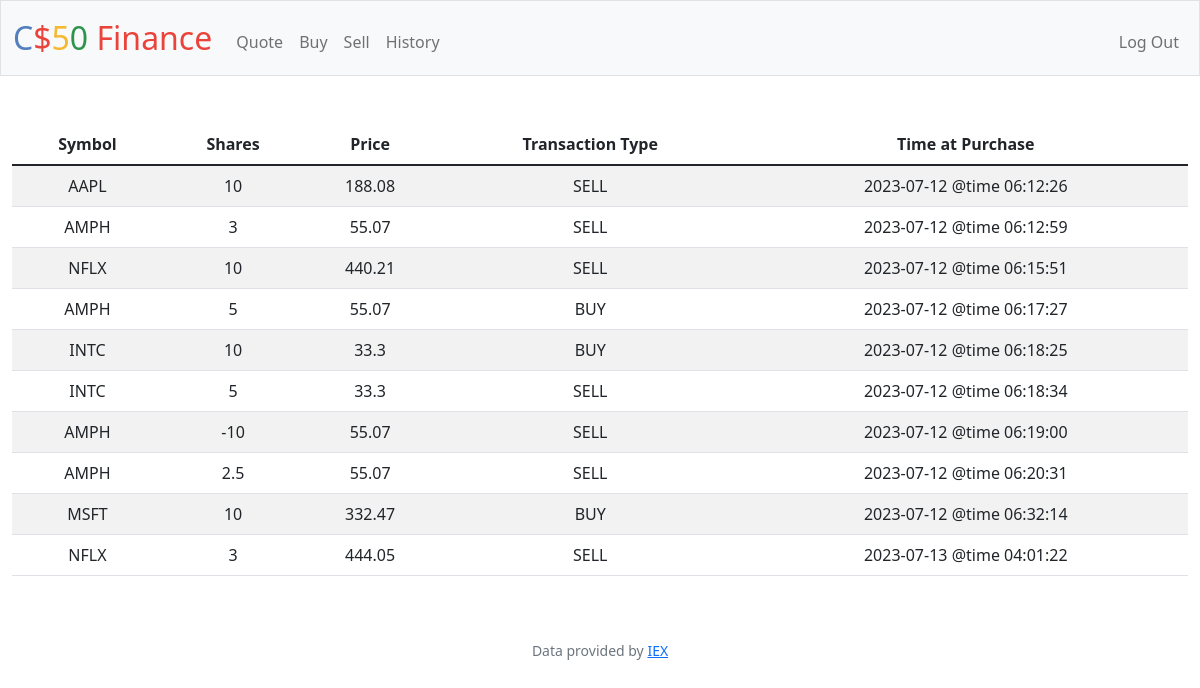
Screenshot of /history (signed in) with the database file from the repository.
### tables this page shows
CREATE TABLE history (id INTEGER, user_id NUMERIC NOT NULL, transaction_type TEXT NOT NULL, timestamp TEXT, symbol TEXT NOT NULL, shares NUMERIC NOT NULL, price NUMERIC NOT NULL, PRIMARY KEY(id), FOREIGN KEY(user_id) REFERENCES users(id));

### app.py (the view)
@app.route("/history")
@login_required
def history():
    user_id = session["user_id"]
    query = db.execute("SELECT * FROM history WHERE user_id = ?", user_id)
    return render_template("history.html", query=query)

### app.py (called while the page is built)
@app.after_request
def after_request(response):
    response.headers["Cache-Control"] = "no-cache, no-store, must-revalidate"
    response.headers["Expires"] = 0
    response.headers["Pragma"] = "no-cache"
    return response

### helpers.py (called while the page is built)
def login_required(f):
    @wraps(f)
    def decorated_function(*args, **kwargs):
        if session.get("user_id") is None:
            return redirect("/login")
        return f(*args, **kwargs)
    return decorated_function

### templates/history.html (shortened to what this page needs)
{% extends "layout.html" %}
{% block main %}
    <table class="table table-striped">
        <thead>
            <tr>
                <th scope="col">Symbol</th>
                <th scope="col">Shares</th>
                <th scope="col">Price</th>
                <th scope="col">Transaction Type</th>
                <th scope="col">Time at Purchase</th>
            </tr>
        </thead>
        <tbody>
            {% for stock in query %}
                <tr>
                    <td>{{ stock.symbol }}</td>
                    <td>{{ stock.shares }}</td>
                    <td>{{ stock.price }}</td>
                    <td>{{ stock.transaction_type }}</td>
                    <td>{{ stock.timestamp }}</td>
                </tr>
            {% endfor %}
        </tbody>
    </table>
{% endblock %}

### templates/layout.html (shortened to what this page needs)
<!DOCTYPE html>
<html lang="en">
    <head>
        <link href="https://cdn.jsdelivr.net/npm/bootstrap@5.1.3/dist/css/bootstrap.min.css" rel="stylesheet">
        <link href="/static/styles.css" rel="stylesheet">
    </head>
    <body>
        <nav class="bg-light border navbar navbar-expand-md navbar-light">
            <div class="container-fluid">
                <a class="navbar-brand" href="/"><span class="blue">C</span><span class="red">$</span><span class="yellow">5</span><span class="green">0</span> <span class="red">Finance</span></a>
                <div class="collapse navbar-collapse" id="navbar">
                    {% if session["user_id"] %}
                        <ul class="navbar-nav me-auto mt-2">
                            <li class="nav-item"><a class="nav-link" href="/quote">Quote</a></li>
                            <li class="nav-item"><a class="nav-link" href="/buy">Buy</a></li>
                            <li class="nav-item"><a class="nav-link" href="/sell">Sell</a></li>
                            <li class="nav-item"><a class="nav-link" href="/history">History</a></li>
                        </ul>
                        <ul class="navbar-nav ms-auto mt-2">
                            <li class="nav-item"><a class="nav-link" href="/logout">Log Out</a></li>
                        </ul>
                    {% else %}
                        <ul class="navbar-nav ms-auto mt-2">
                            <li class="nav-item"><a class="nav-link" href="/register">Register</a></li>
                            <li class="nav-item"><a class="nav-link" href="/login">Log In</a></li>
                        </ul>
                    {% endif %}
                </div>
            </div>
        </nav>
        <main class="container-fluid py-5 text-center">
            {% block main %}{% endblock %}
        </main>
        <footer class="mb-5 small text-center text-muted">
            Data provided by <a href="https://iexcloud.io/">IEX</a>
        </footer>
    </body>
</html>

### static/styles.css (style rules this page uses)
nav .navbar-brand { font-size: xx-large; }
nav .navbar-brand .blue { color: #537fbe; }
nav .navbar-brand .red { color: #ea433b; }
nav .navbar-brand .yellow { color: #f5b82e; }
nav .navbar-brand .green { color: #2e944b; }

### rows the page displays
history: symbol "AAPL", shares "10", price "188.08", transaction_type "SELL", timestamp "2023-07-12 @time 06:12:26"
history: symbol "AMPH", shares "3", price "55.07", transaction_type "SELL", timestamp "2023-07-12 @time 06:12:59"
history: symbol "NFLX", shares "10", price "440.21", transaction_type "SELL", timestamp "2023-07-12 @time 06:15:51"
history: symbol "AMPH", shares "5", price "55.07", transaction_type "BUY", timestamp "2023-07-12 @time 06:17:27"
history: symbol "INTC", shares "10", price "33.3", transaction_type "BUY", timestamp "2023-07-12 @time 06:18:25"
history: symbol "INTC", shares "5", price "33.3", transaction_type "SELL", timestamp "2023-07-12 @time 06:18:34"
history: symbol "AMPH", shares "-10", price "55.07", transaction_type "SELL", timestamp "2023-07-12 @time 06:19:00"
history: symbol "AMPH", shares "2.5", price "55.07", transaction_type "SELL", timestamp "2023-07-12 @time 06:20:31"
history: symbol "MSFT", shares "10", price "332.47", transaction_type "BUY", timestamp "2023-07-12 @time 06:32:14"
history: symbol "NFLX", shares "3", price "444.05", transaction_type "SELL", timestamp "2023-07-13 @time 04:01:22"
